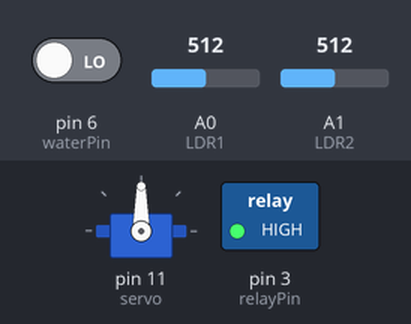
The sketch below on a simulated Arduino Uno, built with avr-gcc and run on an emulated ATmega328P. On the bench: servo, switched loads named in the sketch (green lamp = pin HIGH). The inputs (shaded band) are chosen by the test bench; at power-on: A0 (LDR1) = 512, pin 6 (waterPin) LOW, A1 (LDR2) = 512.

Above: at 2.2 s.
2.3 s: A0 (LDR1) set to 538
At 2.8 s:
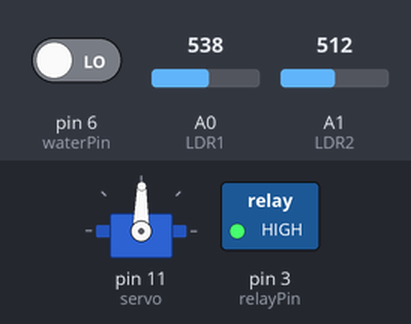
5.3 s: pin 6 (waterPin) driven HIGH
At 5.6 s:
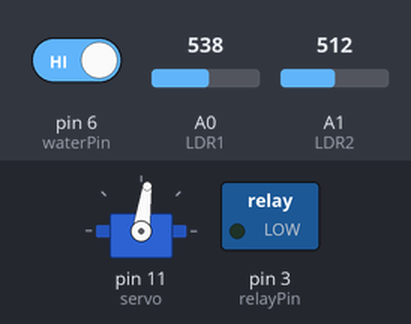
8.3 s: pin 6 (waterPin) driven LOW
At 8.8 s:
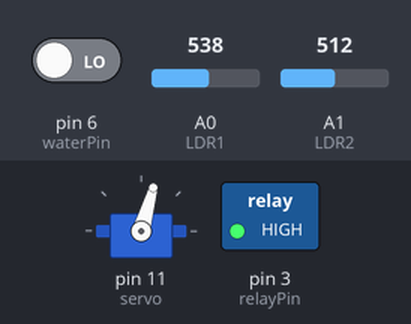
11.3 s: A1 (LDR2) set to 716
14.3 s: A1 (LDR2) set to 564
17.3 s: A1 (LDR2) set to 540
At 18.4 s:
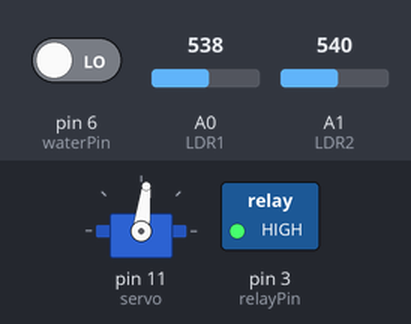
Timing chart, 0 to 19.8 s (numbered marks = the images above; inputs shaded):
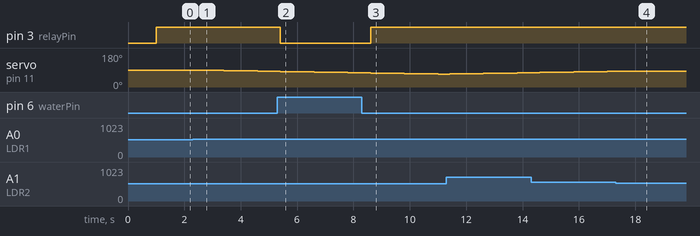

The sketch:

Arduino_Smart_irrigation_Source_Code.ino
```cpp
// Solar Tracking and Soil Moisture Control System

#include <Servo.h>

// Solar Tracking System Variables
#define LDR1 A0
#define LDR2 A1
#define ERROR 10
int Spoint = 90;
Servo servo;

// Soil Moisture Control Variables
int waterPin = 6; // Input pin from soil sensor
int relayPin = 3; // Output pin for relay board

void setup() {
  // Initialize Servo Motor
  servo.attach(11);
  servo.write(Spoint);
  delay(1000);

  // Initialize Soil Moisture Sensor and Relay
  pinMode(relayPin, OUTPUT);
  pinMode(waterPin, INPUT);
}

void loop() {
  // Solar Tracking System Logic
  int ldr1 = analogRead(LDR1);
  int ldr2 = analogRead(LDR2);
  int value1 = abs(ldr1 - ldr2);
  int value2 = abs(ldr2 - ldr1);

  if ((value1 > ERROR) && (value2 > ERROR)) {
    if (ldr1 > ldr2) {
      Spoint = max(Spoint - 1, 0); // Ensure Spoint doesn't go below 0
    }
    if (ldr1 < ldr2) {
      Spoint = min(Spoint + 1, 180); // Ensure Spoint doesn't exceed 180
    }
    servo.write(Spoint);
  }

  // Soil Moisture Control Logic
  int water = digitalRead(waterPin);
  if (water == HIGH) {
    digitalWrite(relayPin, LOW); // Turn off relay if water level is full
  } else {
    digitalWrite(relayPin, HIGH); // Turn on relay if water level is low
  }

  delay(400); // Delay for both tracking and moisture control
}
```

Measured:
- after the input at 2.3 s, servo on pin 11 (servo): moves from 90° to 83° over 2.4 s, starting after 0.30 s
- after the input at 5.3 s, pin 3 (relayPin): HIGH → LOW after 0.10 s
- after the input at 8.3 s, pin 3 (relayPin): LOW → HIGH after 0.31 s
- after the input at 17.3 s, servo on pin 11 (servo): stays 83° (without the input it goes to 84° after 0.11 s)
